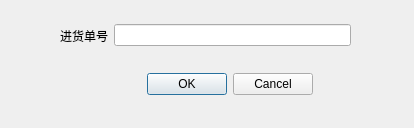
<?xml version="1.0" encoding="UTF-8"?>
<ui version="4.0">
 <class>DialogDeletePurchase</class>
 <widget class="QDialog" name="DialogDeletePurchase">
  <property name="geometry">
   <rect>
    <x>0</x>
    <y>0</y>
    <width>414</width>
    <height>128</height>
   </rect>
  </property>
  <property name="windowTitle">
   <string>Dialog</string>
  </property>
  <widget class="QWidget" name="horizontalLayoutWidget">
   <property name="geometry">
    <rect>
     <x>60</x>
     <y>20</y>
     <width>291</width>
     <height>31</height>
    </rect>
   </property>
   <layout class="QHBoxLayout" name="horizontalLayout">
    <item>
     <widget class="QLabel" name="label">
      <property name="text">
       <string>进货单号</string>
      </property>
     </widget>
    </item>
    <item>
     <widget class="QLineEdit" name="line_pid"/>
    </item>
   </layout>
  </widget>
  <widget class="QDialogButtonBox" name="buttonBox_2">
   <property name="geometry">
    <rect>
     <x>120</x>
     <y>70</y>
     <width>193</width>
     <height>28</height>
    </rect>
   </property>
   <property name="standardButtons">
    <set>QDialogButtonBox::Cancel|QDialogButtonBox::Ok</set>
   </property>
  </widget>
 </widget>
 <resources/>
 <connections/>
</ui>
